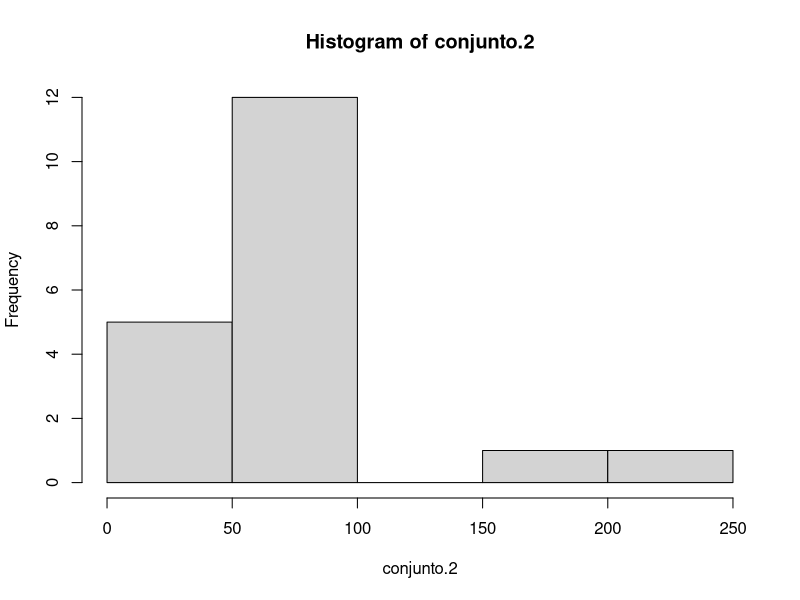

R code for this plot:
# Elias Eduardo Cardona Rodriguez
# Lic. en Informatica 3A ---- 30-AGO-2023

conjunto.2<-c(5, 6, 35, 42, 43, 53, 75, 75, 80, 82, 85, 87, 90, 91, 91, 95, 100, 151, 221)
range(conjunto.2)
5404-4591
quantile(conjunto.2, prob=c(0.25, 0.75))
5130.3-4808

var(conjunto.2)
sd(conjunto.2)

hist(conjunto.2, bins=5)





